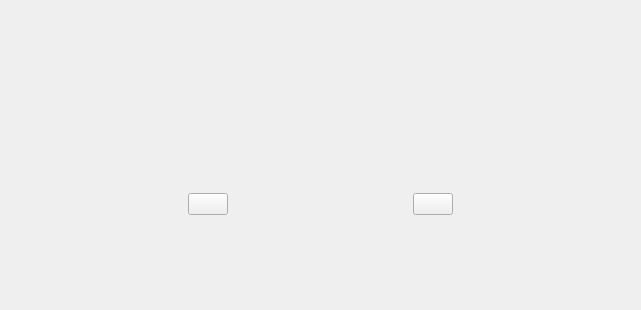
<?xml version="1.0" encoding="UTF-8"?>
<ui version="4.0">
 <class>MenuWindow</class>
 <widget class="QMainWindow" name="MenuWindow">
  <property name="geometry">
   <rect>
    <x>0</x>
    <y>0</y>
    <width>641</width>
    <height>310</height>
   </rect>
  </property>
  <property name="windowTitle">
   <string>MainWindow</string>
  </property>
  <widget class="QWidget" name="centralwidget">
   <layout class="QGridLayout" name="gridLayout">
    <item row="4" column="1">
     <spacer name="verticalSpacer_3">
      <property name="orientation">
       <enum>Qt::Orientation::Vertical</enum>
      </property>
      <property name="sizeHint" stdset="0">
       <size>
        <width>20</width>
        <height>40</height>
       </size>
      </property>
     </spacer>
    </item>
    <item row="2" column="1">
     <spacer name="verticalSpacer_5">
      <property name="orientation">
       <enum>Qt::Orientation::Vertical</enum>
      </property>
      <property name="sizeHint" stdset="0">
       <size>
        <width>20</width>
        <height>40</height>
       </size>
      </property>
     </spacer>
    </item>
    <item row="4" column="3">
     <spacer name="verticalSpacer_4">
      <property name="orientation">
       <enum>Qt::Orientation::Vertical</enum>
      </property>
      <property name="sizeHint" stdset="0">
       <size>
        <width>20</width>
        <height>40</height>
       </size>
      </property>
     </spacer>
    </item>
    <item row="2" column="2">
     <spacer name="horizontalSpacer">
      <property name="orientation">
       <enum>Qt::Orientation::Horizontal</enum>
      </property>
      <property name="sizeHint" stdset="0">
       <size>
        <width>40</width>
        <height>20</height>
       </size>
      </property>
     </spacer>
    </item>
    <item row="3" column="3">
     <widget class="QPushButton" name="btnSalir">
      <property name="cursor">
       <cursorShape>ArrowCursor</cursorShape>
      </property>
      <property name="text">
       <string/>
      </property>
     </widget>
    </item>
    <item row="0" column="1" rowspan="2">
     <spacer name="verticalSpacer">
      <property name="orientation">
       <enum>Qt::Orientation::Vertical</enum>
      </property>
      <property name="sizeHint" stdset="0">
       <size>
        <width>20</width>
        <height>40</height>
       </size>
      </property>
     </spacer>
    </item>
    <item row="3" column="1">
     <widget class="QPushButton" name="btnIniciar">
      <property name="cursor">
       <cursorShape>ArrowCursor</cursorShape>
      </property>
      <property name="text">
       <string/>
      </property>
     </widget>
    </item>
    <item row="2" column="0">
     <spacer name="horizontalSpacer_2">
      <property name="orientation">
       <enum>Qt::Orientation::Horizontal</enum>
      </property>
      <property name="sizeHint" stdset="0">
       <size>
        <width>40</width>
        <height>20</height>
       </size>
      </property>
     </spacer>
    </item>
    <item row="2" column="3">
     <spacer name="verticalSpacer_6">
      <property name="orientation">
       <enum>Qt::Orientation::Vertical</enum>
      </property>
      <property name="sizeHint" stdset="0">
       <size>
        <width>20</width>
        <height>40</height>
       </size>
      </property>
     </spacer>
    </item>
    <item row="0" column="3">
     <spacer name="verticalSpacer_2">
      <property name="orientation">
       <enum>Qt::Orientation::Vertical</enum>
      </property>
      <property name="sizeHint" stdset="0">
       <size>
        <width>20</width>
        <height>40</height>
       </size>
      </property>
     </spacer>
    </item>
    <item row="2" column="4">
     <spacer name="horizontalSpacer_3">
      <property name="orientation">
       <enum>Qt::Orientation::Horizontal</enum>
      </property>
      <property name="sizeHint" stdset="0">
       <size>
        <width>40</width>
        <height>20</height>
       </size>
      </property>
     </spacer>
    </item>
   </layout>
  </widget>
 </widget>
 <resources/>
 <connections/>
</ui>
